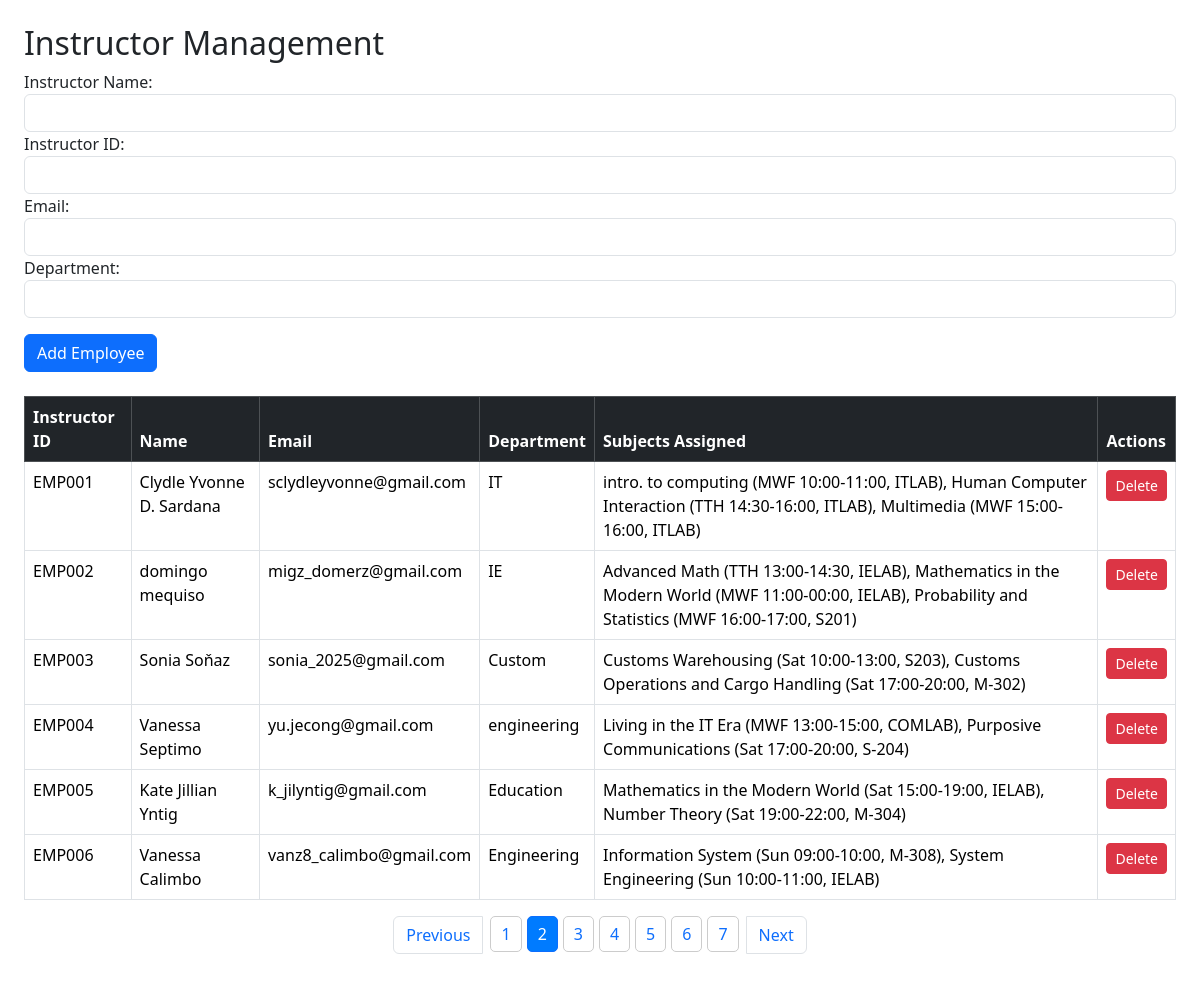
Page /employees.php on the committed database.
### tables this page shows
CREATE TABLE `employees` (
  `employee_id` varchar(10) NOT NULL,
  `name` varchar(100) DEFAULT NULL,
  `email` varchar(100) DEFAULT NULL,
  `department` varchar(50) DEFAULT NULL
);

### employees.php (the view, shortened to what this page needs)
<?php
$servername = "localhost";
$username = "root";
$password = "";
$dbname = "meams1";
$conn = new mysqli($servername, $username, $password, $dbname);
$query = "
SELECT e.employee_id, e.name, e.email, e.department,
       GROUP_CONCAT(CONCAT(su.subject_name, ' (', sc.day, ' ',
       DATE_FORMAT(sc.start_time, '%H:%i'), '-', DATE_FORMAT(sc.end_time, '%H:%i'),
       ', ', su.room, ')') SEPARATOR ', ') AS subjects_assigned
FROM employees e
LEFT JOIN schedule sc ON e.employee_id = sc.employee_id
LEFT JOIN subjects su ON sc.subject_id = su.subject_id
GROUP BY e.employee_id
";
$result = mysqli_query($conn, $query);
?>
<!DOCTYPE html>
<html>
<head>
    <link rel="stylesheet" href="https://cdn.jsdelivr.net/npm/bootstrap@5.3.3/dist/css/bootstrap.min.css">
</head>
<body class="p-4">
    <h2>Instructor Management</h2>
    <form method="post" class="mb-4">
        <label>Instructor Name:</label>
        <input type="text" name="employee_name" class="form-control" required>
        <label>Instructor ID:</label>
        <input type="text" name="employee_id" class="form-control" required>
        <label>Email:</label>
        <input type="email" name="email" class="form-control" required>
        <label>Department:</label>
        <input type="text" name="department" class="form-control" required>
        <button type="submit" name="add_employee" class="btn btn-primary mt-3">Add Employee</button>
    </form>
    <table class="table table-bordered">
        <thead class="table-dark">
            <tr>
                <th>Instructor ID</th>
                <th>Name</th>
                <th>Email</th>
                <th>Department</th>
                <th>Subjects Assigned</th>
                <th>Actions</th>
            </tr>
        </thead>
        <tbody>
            <?php while ($row = mysqli_fetch_assoc($result)) { ?>
            <tr>
                <td><?= $row['employee_id']; ?></td>
                <td><?= $row['name']; ?></td>
                <td><?= $row['email']; ?></td>
                <td><?= $row['department']; ?></td>
                <td><?= $row['subjects_assigned'] ?: 'No subjects assigned'; ?></td>
                <td>
                    <a href="?delete=<?= $row['employee_id']; ?>"
                       class="btn btn-danger btn-sm"
                       onclick="return confirm('Are you sure?')">Delete</a>
                </td>
            </tr>
            <?php } ?>
        </tbody>
    </table>
<?php
$pages = [
    "home.php",
    "employees.php",
    "room.php",
    "subjects.php",
    "schedule.php",
    "attendance.php",
    "attendance_report.php"
];
$current_page = basename($_SERVER['PHP_SELF']);
$current_index = array_search($current_page, $pages);
?>
<nav aria-label="Page navigation example">
  <ul class="pagination" style="display: flex; justify-content: center; list-style: none; padding: 0;">
    <li class="page-item" style="margin: 0 5px; <?= $current_index <= 0 ? 'pointer-events:none; opacity:0.5;' : '' ?>">
      <a class="page-link" href="<?= $current_index > 0 ? $pages[$current_index - 1] : '#' ?>">Previous</a>
    </li>
    <?php foreach ($pages as $index => $page): ?>
      <li class="page-item <?= $page == $current_page ? 'active' : '' ?>" style="margin: 0 3px;">
        <a class="page-link" href="<?= $page ?>" style="<?= $page == $current_page ? 'background:#007bff; color:white; border-radius:5px; padding:5px 10px;' : 'padding:5px 10px; text-decoration:none; border:1px solid #ccc; border-radius:5px;' ?>">
          <?= $index + 1 ?>
        </a>
      </li>
    <?php endforeach; ?>
    <li class="page-item" style="margin: 0 5px; <?= $current_index >= count($pages) - 1 ? 'pointer-events:none; opacity:0.5;' : '' ?>">
      <a class="page-link" href="<?= $current_index < count($pages) - 1 ? $pages[$current_index + 1] : '#' ?>">Next</a>
    </li>
  </ul>
</nav>
</body>
</html>

### rows in the picture
employees: employee_id "EMP001", name "Clydle Yvonne D. Sardana", email "sclydleyvonne@gmail.com", department "IT", subjects_assigned "intro. to computing (MWF 10:00-11:00, ITLAB), Human Computer Interaction (TTH 14:30-16:00, ITLAB), Multimedia (MWF 15:00-16:00, ITLAB)"
employees: employee_id "EMP002", name "domingo mequiso", email "migz_domerz@gmail.com", department "IE", subjects_assigned "Advanced Math (TTH 13:00-14:30, IELAB), Mathematics in the Modern World (MWF 11:00-00:00, IELAB), Probability and Statistics (MWF 16:00-17:00, S201)"
employees: employee_id "EMP003", name "Sonia Soňaz", email "sonia_2025@gmail.com", department "Custom", subjects_assigned "Customs Warehousing (Sat 10:00-13:00, S203), Customs Operations and Cargo Handling (Sat 17:00-20:00, M-302)"
employees: employee_id "EMP004", name "Vanessa Septimo", email "yu.jecong@gmail.com", department "engineering", subjects_assigned "Living in the IT Era (MWF 13:00-15:00, COMLAB), Purposive Communications (Sat 17:00-20:00, S-204)"
employees: employee_id "EMP005", name "Kate Jillian Yntig", email "k_jilyntig@gmail.com", department "Education", subjects_assigned "Mathematics in the Modern World (Sat 15:00-19:00, IELAB), Number Theory (Sat 19:00-22:00, M-304)"
employees: employee_id "EMP006", name "Vanessa Calimbo", email "vanz8_calimbo@gmail.com", department "Engineering", subjects_assigned "Information System (Sun 09:00-10:00, M-308), System Engineering (Sun 10:00-11:00, IELAB)"
